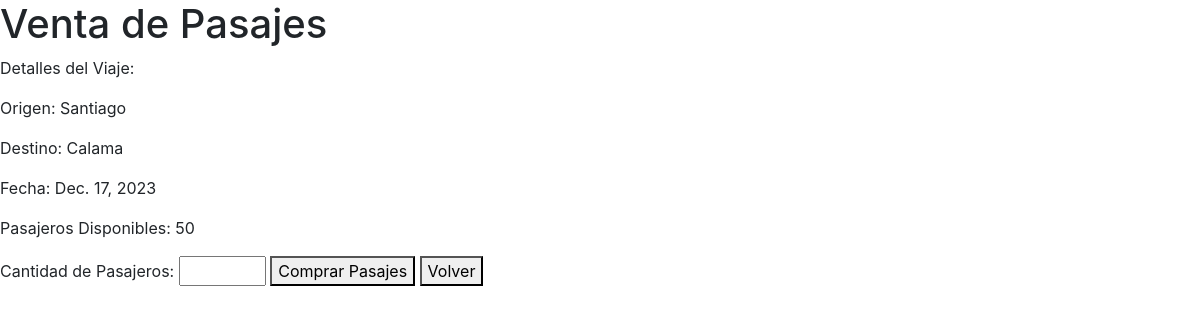
Before: /venta_pasajes/1/ with the older database file.
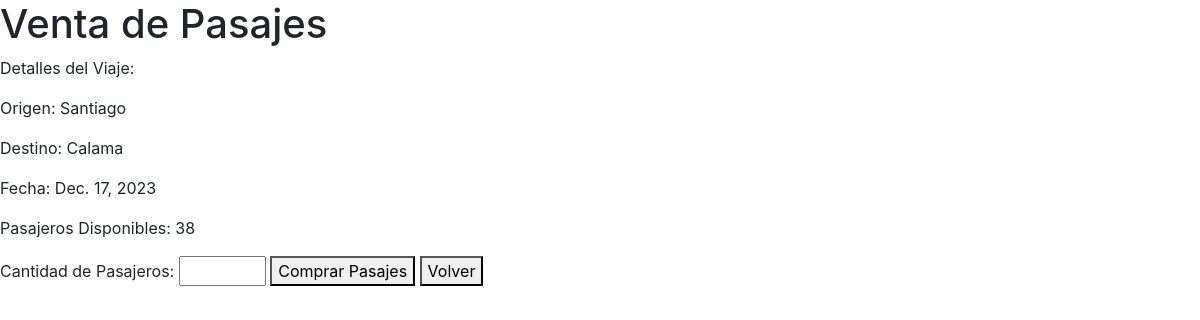
After: the same page with the newer database file.
### boletos/models.py (models this page shows)
class Viaje(models.Model):
    origen = models.CharField(max_length=100)
    destino = models.CharField(max_length=100)
    fecha = models.DateField()
    cantidad_de_pasajeros_disponibles = models.IntegerField()

### boletos/views.py (the view, shortened to what this page needs)
# urls.py: path('venta_pasajes/', include('boletos.urls')),
def venta_pasajes(request, viaje_id):
    viaje = get_object_or_404(Viaje, pk=viaje_id)
    return render(request, 'venta_pasajes.html', {'viaje': viaje})

### boletos/templates/venta_pasajes.html (shortened to what this page needs)
<!DOCTYPE html>
<html lang="es">
<head>
    <link rel="stylesheet" href="https://stackpath.bootstrapcdn.com/bootstrap/4.3.1/css/bootstrap.min.css"
>
</head>
<body>
  <h1>Venta de Pasajes</h1>
  <p>Detalles del Viaje:</p>
  <p>Origen: {{ viaje.origen }}</p>
  <p>Destino: {{ viaje.destino }}</p>
  <p>Fecha: {{ viaje.fecha }}</p>
  <p>Pasajeros Disponibles: {{ viaje.cantidad_de_pasajeros_disponibles }}</p>
  <form method="post" action="{% url 'venta_pasajes' viaje.id %}">
    <label for="cantidad_pasajeros">Cantidad de Pasajeros:</label>
    <input type="number" name="cantidad_pasajeros" min=1 max="{{ viaje.cantidad_de_pasajeros_disponibles }}" required>
    <button type="submit">Comprar Pasajes</button>
    <a href="{% url 'calendario_ofertas'%}"><button type="button">Volver</button></a>
  </form>
</body>
</html>

Changed rows visible on the page:
changed Viaje "Santiago": cantidad_de_pasajeros_disponibles "50" → "38"
